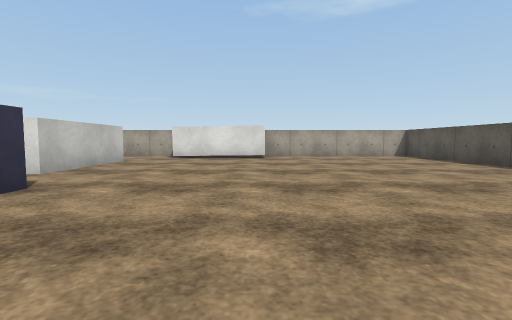
view 1 (above)

12 first-person views from a walk through a 3-D level made in the Unity game engine. The camera is 0.6 m above the floor, tilts 4° down and sees 85° across. The floor is counted in squares, 1 m on a side. Each view is taken from the middle of a square. On the plan, view 1 faces up. The plan holds only what a view shows up to about 9 squares ahead; the rest is blank. The player character is not drawn. Surface patterns are stand-ins for the level's own textures.

view 2
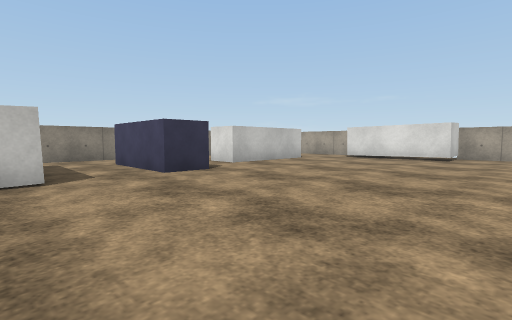

view 3
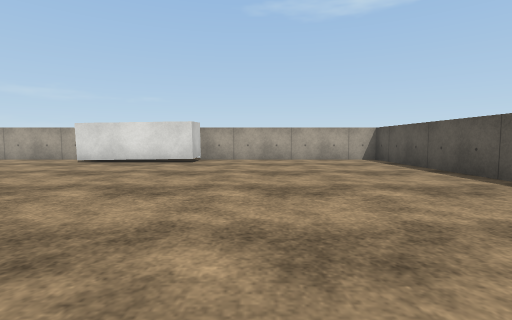

view 4
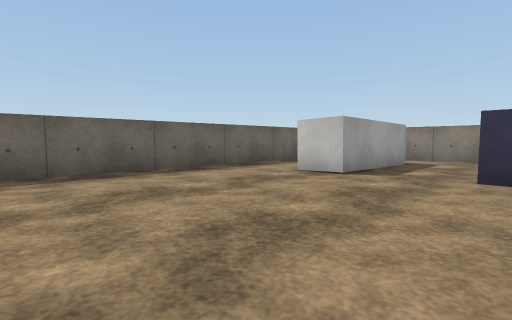

view 5
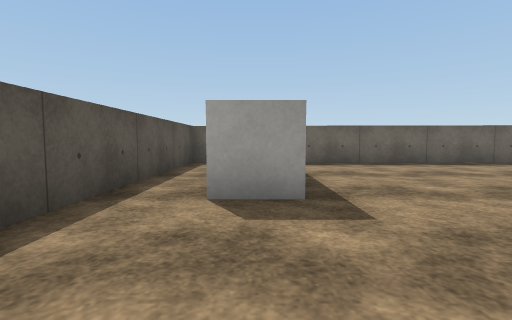

view 6
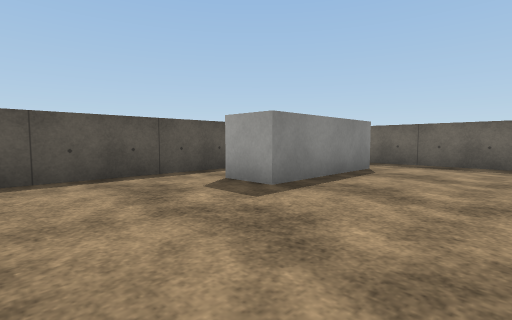

view 7
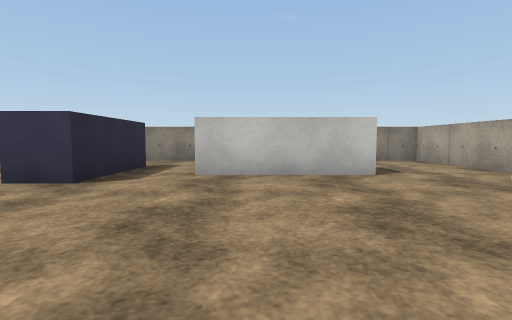

view 8
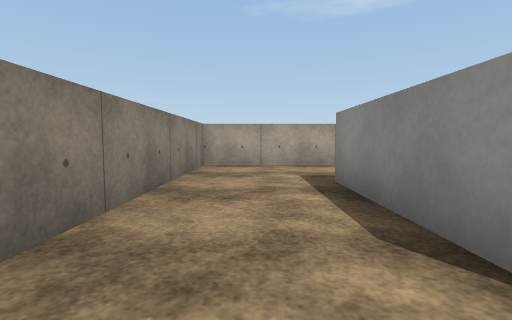

view 9
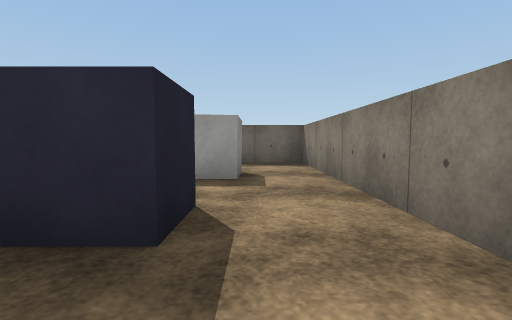

view 10
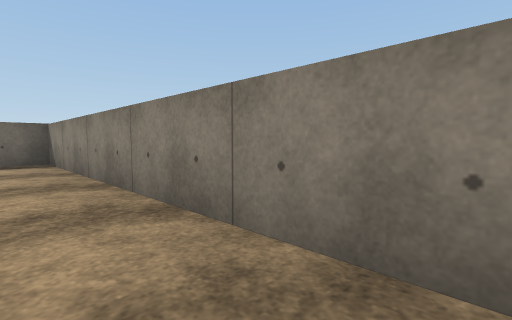

view 11
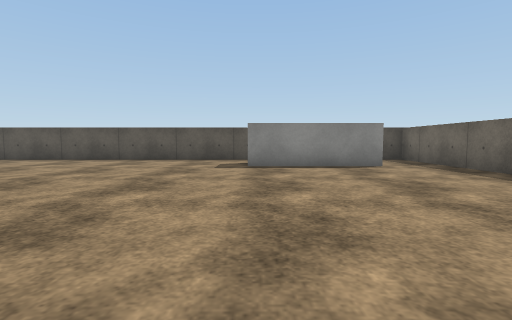

view 12
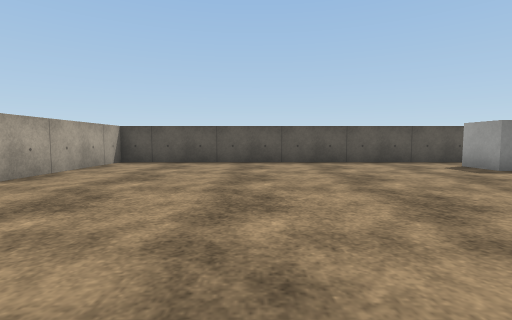

### Floor plan
Points are (right, up) in squares from view 1. A wall is a line through its corners. A room is listed if a view was taken in it or the views show most of it. See-through windows are left out.
Room 1 (views 1, 2, 3, 4, 5, 6, 7, 8, 9, 10, 11, 12)
walls: (-3.8, 8.1) (-3.8, 4.9) (-4.8, 4.9) (-4.8, 8.1); (-5.7, -0.3) (-5.7, 0.7) (-2.6, 0.6) (-2.6, -0.5); (3.5, -1) (3.5, 2.2) (4.5, 2.2); (-3.5, 10.7) (-7.3, 10.7) (-7.3, -2.4) (5.7, -2.6) (5.7, 10.7) (0.3, 10.7) (0.3, 9.5) (-2.9, 9.5)
objects: block (-5, 3) to (-3, 3)

Positions as (right, up) in squares from view 1, and headings:
1: (0, 0), facing up
2: (2, 0), facing up-left
3: (2, 2), facing up
4: (2, 3), facing down-left
5: (4, 5), facing down
6: (1, 5), facing down-right
7: (1, 6), facing left
8: (-6, 4), facing up
9: (-6, 5), facing down
10: (-6, 6), facing down-left
11: (-3, 2), facing right
12: (-2, 7), facing right
